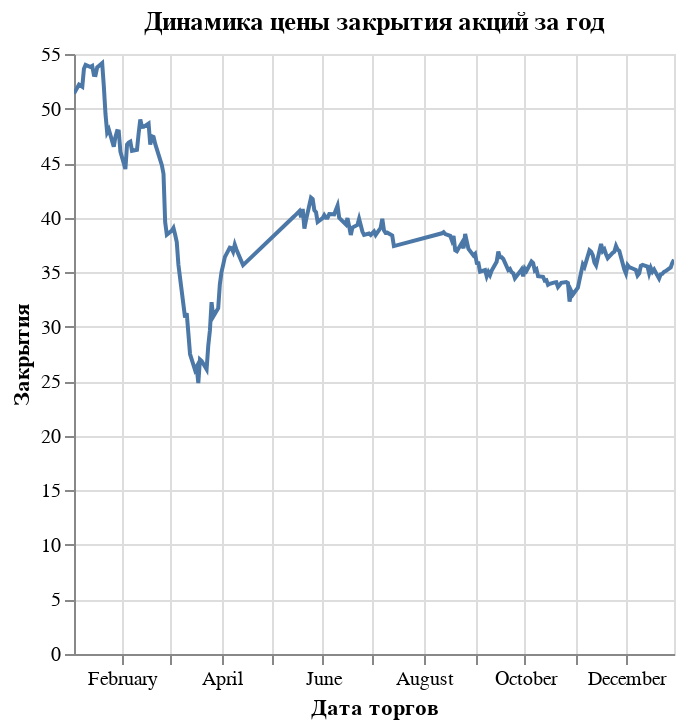

The notebook cell saved with this chart:
### Code cell
import altair as alt

# Строим график изменения цены закрытия
alt.Chart(pandas_df1).mark_line().encode(
    x='Дата торгов',
    y='Закрытия',
    tooltip='Закрытия',
).properties(title='Динамика цены закрытия акций за год').interactive()

### Figure 1 — Vega-Lite specification as saved in the notebook (floating-point values rounded to 4 significant figures; data arrays with more than 128 entries replaced by an {"elided": "..."} marker saying what was removed)
{"config": {"view": {"continuousWidth": 300, "continuousHeight": 300}}, "data": {"name": "data-4415da26cf5725271e7c898c80b514c9"}, "mark": {"type": "line"}, "encoding": {"tooltip": {"field": "Закрытия", "type": "quantitative"}, "x": {"field": "Дата торгов", "type": "temporal"}, "y": {"field": "Закрытия", "type": "quantitative"}}, "params": [{"name": "param_1", "select": {"type": "interval", "encodings": ["x", "y"]}, "bind": "scales"}], "title": "Динамика цены закрытия акций за год", "$schema": "https://vega.github.io/schema/vega-lite/v5.20.1.json", "datasets": {"data-4415da26cf5725271e7c898c80b514c9": {"elided": "210 records"}}}
